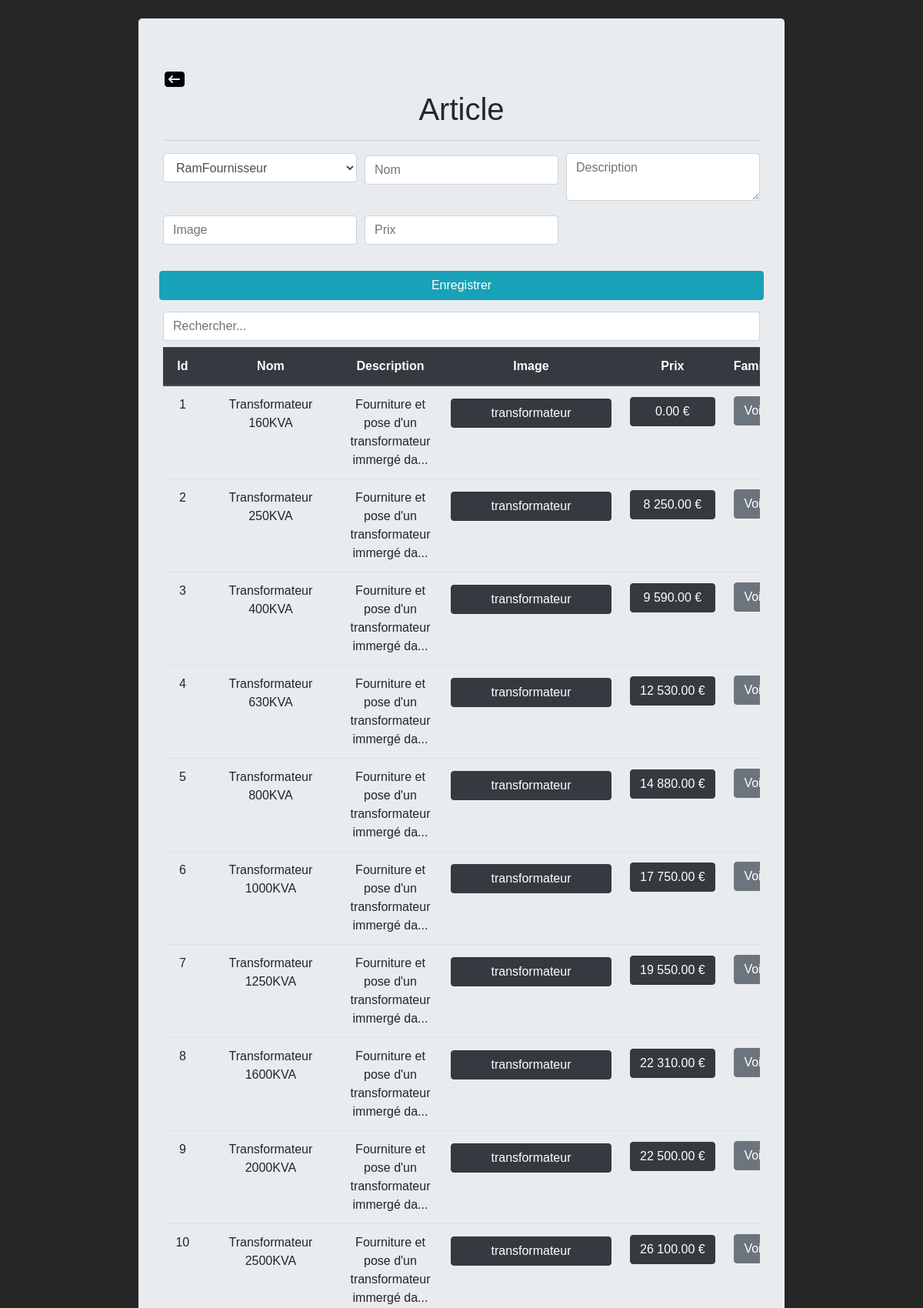
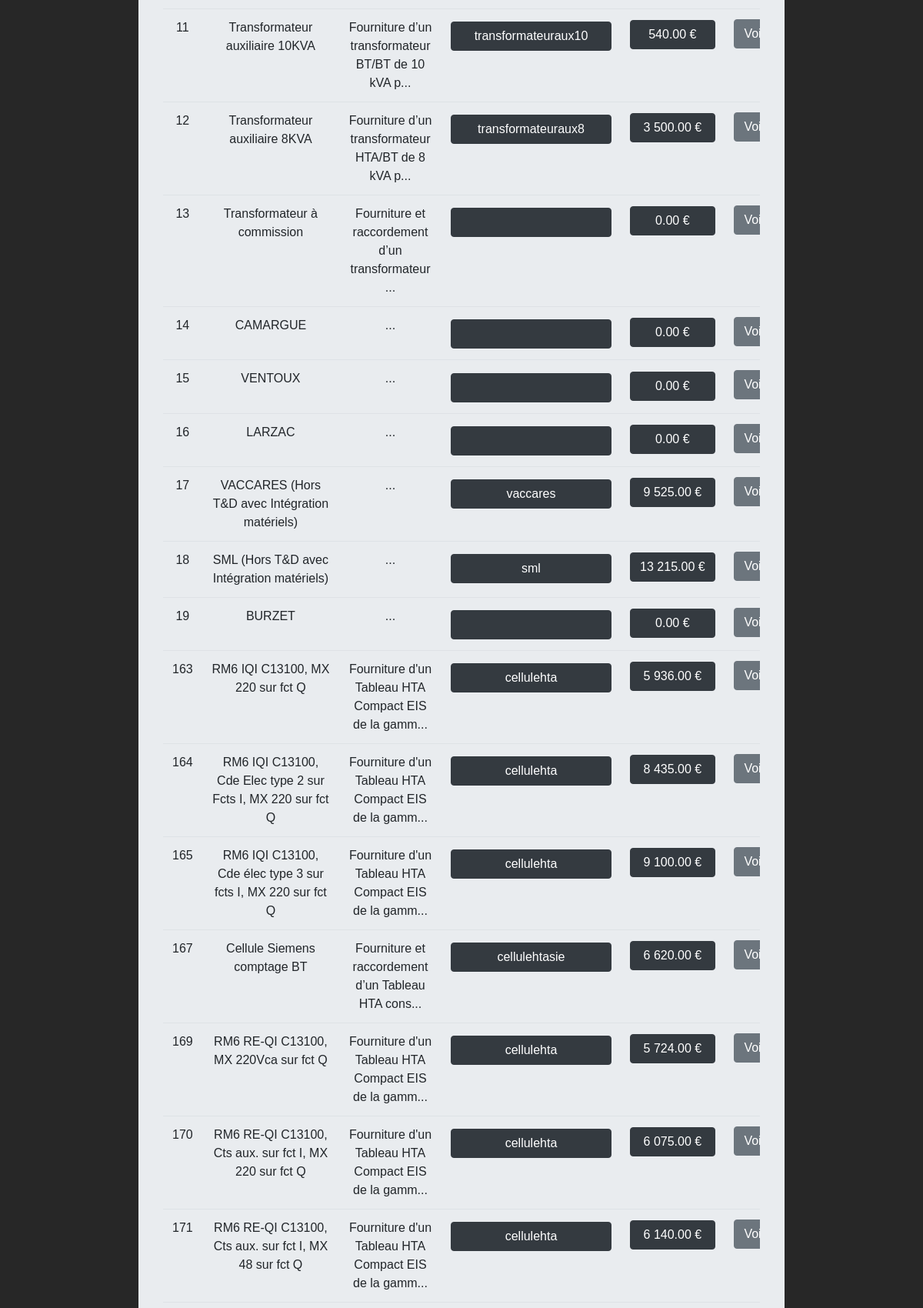
/page/bdd/articlebdd.php (upper part), run on the app's committed database (2 pictures, top to bottom).
### tables this page shows
CREATE TABLE `article` (
  `id` int(11) NOT NULL,
  `idFournisseur` int(11) NOT NULL,
  `nom` varchar(100) NOT NULL,
  `description` text DEFAULT NULL,
  `descriptif` text DEFAULT NULL,
  `img` text DEFAULT NULL,
  `prix` double DEFAULT NULL
);

### controller/RecupData.php (called while the page is built, shortened)
<?php
class RecupData
{
    public static function getAllFournisseurs()
    {
        $bdd = new PDO('mysql:host=localhost;dbname=chiffrage;','root','');
        return $bdd->query('SELECT * FROM fournisseur')->fetchAll(PDO::FETCH_OBJ);
    }
    public static function getAllArticles()
    {
        $bdd = new PDO('mysql:host=localhost;dbname=chiffrage;','root','');
        return $bdd->query('SELECT * FROM article')->fetchAll(PDO::FETCH_OBJ);
    }
}

### page/bdd/articlebdd.php (the view, shortened to what this page needs)
<?php
include_once('../../Controller/RecupData.php');
$lesArticles = RecupData::getAllArticles();
$lesFournisseurs = RecupData::getAllFournisseurs();
?>
<!DOCTYPE html>
<html lang="en">
    <head>
        <link rel="stylesheet" href="../../css/bootstrap.min.css">
        <link rel="stylesheet" href="../../css/style.css">
    </head>
    <body>
        <div class="jumbotron">
            <a href="modification.php"><img src="../../img/retour.png"/></a>
            <h1>
                Article
            </h1>
            <hr>
            <form action="../../Controller/Post/bdd/Articlebddadd_post.php" method="post">
                <div class="form-row">
                    <div class="col-md-4 mb-3">
                        <select name="idFournisseur"class="form-control" >
                            <?php foreach($lesFournisseurs as $unFournisseur) { ?>
                                <option selected value="<?php echo $unFournisseur->id ?>"><?php echo $unFournisseur->nom_societe ?></option>
                            <?php } ?>
                        </select>
                    </div>
                    <div class="col-md-4 mb-3"><input type="text" class="form-control" name="nom" placeholder="Nom"></div>
                    <div class="col-md-4 mb-3"><textarea class="form-control" name="description" placeholder="Description"></textarea></div>
                    <div class="col-md-4 mb-3"><input type="text" class="form-control" name="img" placeholder="Image"></div>
                    <div class="col-md-4 mb-3"><input type="text" class="form-control" name="prix" placeholder="Prix"></div>
                    <input type="submit" class="btn btn-info" value="Enregistrer">
                </div>
            </form>
            <input class="form-control" id="searchInput" type="text" placeholder="Rechercher...">
            <div style="overflow-x:auto;">
            <table class="table">
                <thead class="thead-dark">
                <tr>
                    <th scope="col">Id</th>
                    <th scope="col">Nom</th>
                    <th scope="col">Description</th>
                    <th scope="col">Image</th>
                    <th scope="col">Prix</th>
                    <th scope="col">Famille</th>
                </tr>
                </thead>
                <tbody id="tableBody">
                <?php
                foreach($lesArticles as $unArticle)
                {
                    ?>
                    <form action="../../Controller/Post/bdd/Articlebdddel_post.php" method="post">
                        <tr>
                            <td><?php echo $unArticle->id ?></td>
                            <td><a style="cursor: pointer;" onclick="UpdArticleNom(<?php echo $unArticle->id ?>, '<?php echo $unArticle->nom ?>')"><?php echo $unArticle->nom ?></a></td>
                            <td><a style="cursor: pointer;" onclick="UpdArticleDescription(<?php echo $unArticle->id ?>)"><?php echo substr($unArticle->description, 0, 50) ?>...</a></td>
                            <td><input type="button" class="btn btn-dark" value="<?php echo $unArticle->img ?>" onclick="UpdArticleImg(<?php echo $unArticle->id ?>, '<?php echo $unArticle->img ?>')"></td>
                            <td><input type="button" class="btn btn-dark" value="<?php echo number_format($unArticle->prix, 2, '.', ' ') . ' €'; ?>" onclick="UpdArticlePrix(<?php echo $unArticle->id ?>, <?php echo $unArticle->prix ?>)"></td>
                            <td><a href="famillearticle.php?id=<?php echo $unArticle->id ?>" class="btn btn-secondary">Voir</a></td>
                        </tr>
                    </form>
                    <?php
                    }
                ?>
                </tbody>
            </table>
            </div>
        </div>
    </body>
</html>

### css/style.css (style rules this page uses)
body { margin: 0; margin-top: 2%; margin-bottom: 2%; background: #272727; color: #272727; font-family: Arial, Helvetica, sans-serif; }
h1 { text-align: center; }
.jumbotron { width: 70%; margin: auto; margin-bottom: 15%; }
.btn { width: 100%; margin-top: 2%; }
input { margin-top: 1%; margin-bottom: 1%; }
table { text-align: center; }

### data on the page
article: id "1", nom "Transformateur 160KVA", description "Fourniture et pose d'un transformateur immergé da", img "transformateur", prix "0.00 €"
article: id "2", nom "Transformateur 250KVA", description "Fourniture et pose d'un transformateur immergé da", img "transformateur", prix+id "8 250.00 €"
article: id "3", nom "Transformateur 400KVA", description "Fourniture et pose d'un transformateur immergé da", img "transformateur", prix "9 590.00 €"
article: id "4", nom "Transformateur 630KVA", description "Fourniture et pose d'un transformateur immergé da", img "transformateur", prix "12 530.00 €"
article: id "5", nom "Transformateur 800KVA", description "Fourniture et pose d'un transformateur immergé da", img "transformateur", prix "14 880.00 €"
article: id "6", nom "Transformateur 1000KVA", description "Fourniture et pose d'un transformateur immergé da", img "transformateur", prix "17 750.00 €"
article: id "7", nom "Transformateur 1250KVA", description "Fourniture et pose d'un transformateur immergé da", img "transformateur", prix "19 550.00 €"
article: id "8", nom "Transformateur 1600KVA", description "Fourniture et pose d'un transformateur immergé da", img "transformateur", prix "22 310.00 €"
article: id "9", nom "Transformateur 2000KVA", description "Fourniture et pose d'un transformateur immergé da", img "transformateur", prix "22 500.00 €"
article: id "10", nom "Transformateur 2500KVA", description "Fourniture et pose d'un transformateur immergé da", img "transformateur", prix+id "26 100.00 €"
article: id "11", nom "Transformateur auxiliaire 10KVA", description "Fourniture d’un transformateur BT/BT de 10 kVA p", img "transformateuraux10", prix "540.00 €"
article: id "12", nom "Transformateur auxiliaire 8KVA", description "Fourniture d’un transformateur HTA/BT de 8 kVA p", img "transformateuraux8", prix "3 500.00 €"
article: id "13", nom "Transformateur à commission", description "Fourniture et raccordement d’un transformateur", prix "0.00 €"
article: id "14", nom "CAMARGUE", prix "0.00 €"
article: id "15", nom "VENTOUX", prix "0.00 €"
article: id "16", nom "LARZAC", prix "0.00 €"
article: id "17", nom "VACCARES (Hors T&D avec Intégration matériels)", img "vaccares", prix "9 525.00 €"
article: id "18", nom "SML (Hors T&D avec Intégration matériels)", img "sml", prix "13 215.00 €"
article: id "19", nom "BURZET", prix "0.00 €"
article: id "163", nom "RM6 IQI C13100, MX 220 sur fct Q", description "Fourniture d'un Tableau HTA Compact EIS de la gamm", img "cellulehta", prix "5 936.00 €"
article: id "164", nom "RM6 IQI C13100, Cde Elec type 2 sur Fcts I, MX 220 sur fct Q", description "Fourniture d'un Tableau HTA Compact EIS de la gamm", img "cellulehta", prix "8 435.00 €"
article: id "165", nom "RM6 IQI C13100, Cde élec type 3 sur fcts I, MX 220 sur fct Q", description "Fourniture d'un Tableau HTA Compact EIS de la gamm", img "cellulehta", prix "9 100.00 €"
article: id "167", nom "Cellule Siemens comptage BT", description "Fourniture et raccordement d’un Tableau HTA cons", img "cellulehtasie", prix "6 620.00 €"
article: id "169", nom "RM6 RE-QI C13100, MX 220Vca sur fct Q", description "Fourniture d'un Tableau HTA Compact EIS de la gamm", img "cellulehta", prix "5 724.00 €"
article: id "170", nom "RM6 RE-QI C13100, Cts aux. sur fct I, MX 220 sur fct Q", description "Fourniture d'un Tableau HTA Compact EIS de la gamm", img "cellulehta", prix "6 075.00 €"
article: id "171", nom "RM6 RE-QI C13100, Cts aux. sur fct I, MX 48 sur fct Q", description "Fourniture d'un Tableau HTA Compact EIS de la gamm", img "cellulehta", prix "6 140.00 €"

### other printed values
form field idFournisseur "RamFournisseur"
